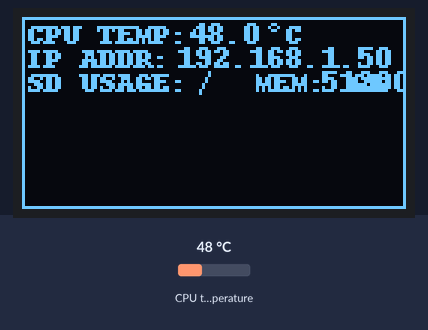
A program run on a simulated Raspberry Pi (BCM pin numbers). Shown: 128×64 one-colour display. The inputs (shaded band) are chosen by the test bench; at power-on: CPU temperature 48 °C. System figures (address, load, memory, disk, uptime) are fixed made-up values.

Above: at 5.8 s.
5.9 s: CPU temperature set to 31 °C
At 16.3 s:
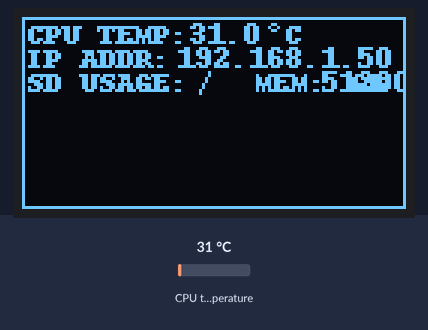
16.9 s: CPU temperature set to 44 °C
At 27.0 s:
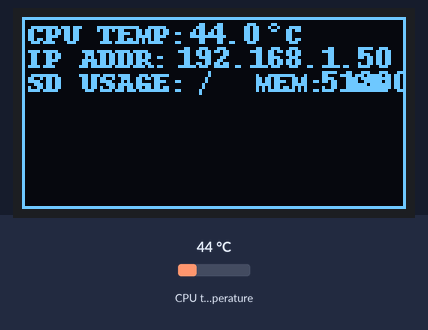
27.3 s: CPU temperature set to 58 °C
At 36.9 s:
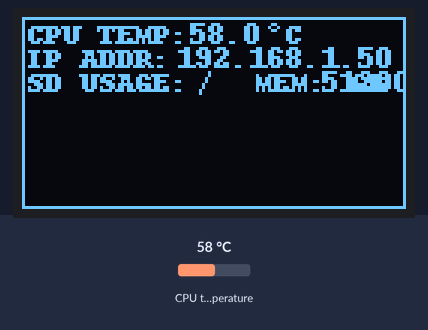
Timing chart, 0 to 38.4 s (numbered marks = the images above; inputs shaded):
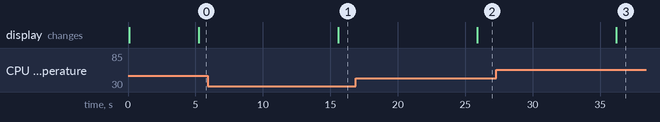

Measured:
- after the input at 5.9 s, the display: changes after 9.7 s (image 1)
- after the input at 16.9 s, the display: changes after 9.0 s (image 2)
- after the input at 27.3 s, the display: changes after 8.9 s (image 3)

The program:

system_infor.py
```python
#!/usr/bin/env python3
# -*- coding: utf-8 -*-

import time
import subprocess
from demo_opts import get_device
from luma.core.render import canvas


def system_infor(device, draw):
    # First define some constants to allow easy resizing of shapes
    # Move left to right keeping track of the current x position for drawing shapes
    x = 2

    # grap temperature of CPU
    temp =subprocess.getoutput("vcgencmd measure_temp | sed 's/[^0-9.*]//g'")
    # grap capacity of disk usage of /
    disk_usage = subprocess.getoutput("df -Th / | awk '{print $6}' | tail -n1")
    # grap memory infor
    free_mem = subprocess.getoutput("free -g |grep Mem | awk '{print $4}'")
    # Network Status
    IP = subprocess.getoutput("hostname -I | awk '{print $1}'")
    draw.rectangle((x, 0, 128, 32), fill="black")
    # draw.text((device.width - padding - w, top + 4), temp, fill="cyan")
    # draw.text((device.width - padding - w, top + 16), 'haha', fill="purple")
    draw.text((x, 0),'CPU TEMP:', fill="white")
    draw.text((56, 0), temp, fill="white")
    draw.text((82, 0), '°C', fill="white")
    draw.text((x, 8),'IP ADDR:', fill="white")
    draw.text((52, 8), IP, fill="white")
    draw.text((x, 16),'SD USAGE:', fill="white")
    draw.text((58, 16), disk_usage, fill="white")
    draw.text((78, 16), 'MEM:', fill="white")
    draw.text((100, 16), free_mem, fill="white")
    draw.text((104, 16), ' GB', fill="white")

    # Draw a rectangle of the same size of screen
    draw.rectangle(device.bounding_box, outline="white")


device = get_device()

while True:
    with canvas(device) as draw:
        system_infor(device, draw)
        time.sleep(5)
```
